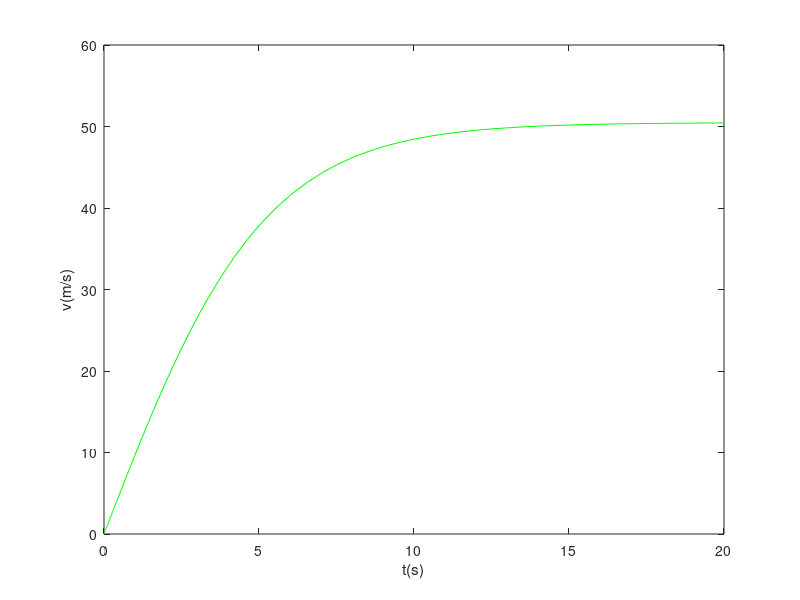
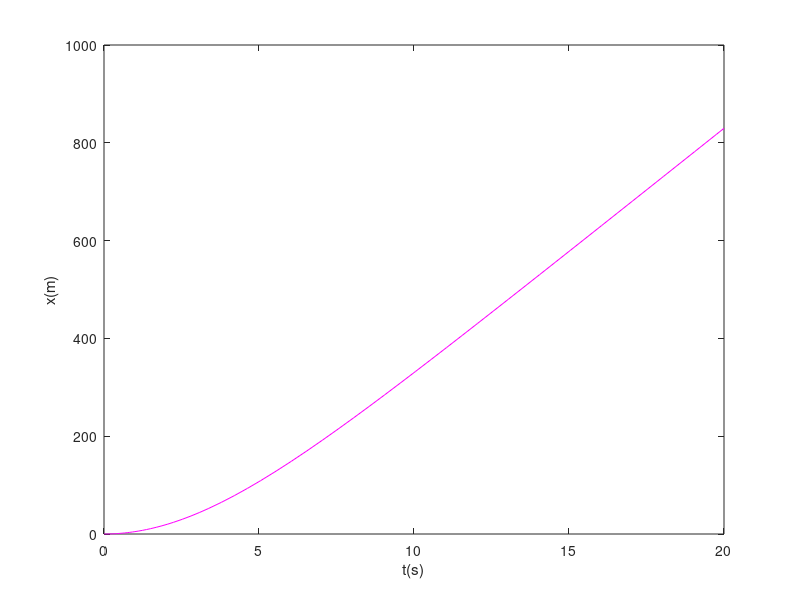

Write the MATLAB code that produced these figures, in order.
clc(), clear(), close('all');

%%Adatok
global g k m
m = 90; %kg
A = 0.7; %m^2
g = 9.81; %m/s^2
x0 = 0; %m
v0 = 0; %m/s
suruseg = 0.99; % kg/m^3
Cd = 1;
k = 1/2 * suruseg * A * Cd;
t_intv = [0, 20]; %s

%%Fuggveny
function eredm = szabadeses(t,y)
  global g k m
  x = y(1);
  v = y(2);
  %y1 - ut = x, y2 - v = sebesseg
  dxdt = v;
  dvdt = g - k./m * v^2;

  eredm = [dxdt; dvdt];
end

%%Megoldas
[ido, megoldas] = ode45( @szabadeses, t_intv, [x0, v0]);
ut = megoldas(:, 1);
sebesseg = megoldas(:, 2);

%%Abrazolas
figure(1);
plot(ido, sebesseg, 'g');
xlabel('t(s)'); ylabel('v(m/s)');

figure(2);
plot(ido, ut, 'm');
xlabel('t(s)'); ylabel('x(m)');
